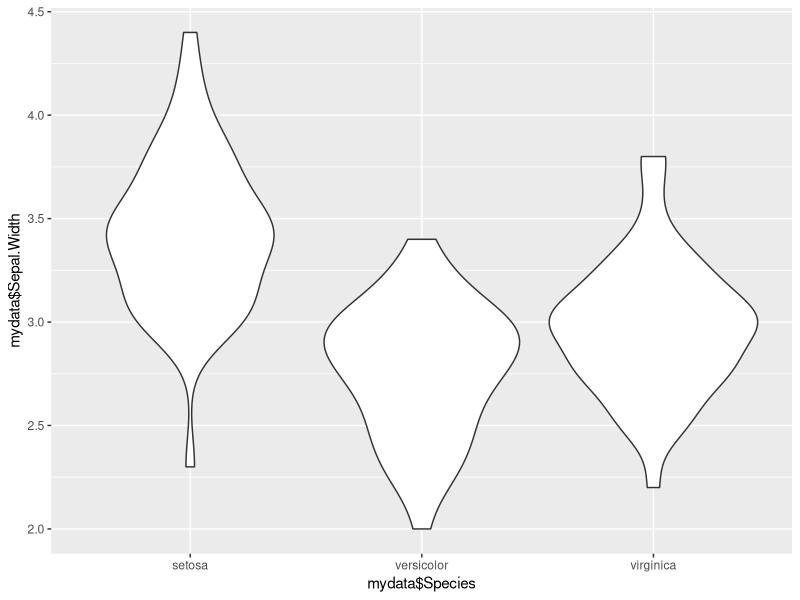

The R source for this figure:
## ---- chunk 1
mydata<-(iris)
## ---- chunk 2
class(mydata$Species)
## ---- chunk 3
median(mydata$Sepal.Width)
## ---- chunk 4
library(ggplot2)
p <- ggplot(mydata, aes(x=mydata$Species, y=mydata$Sepal.Width)) + 
  geom_violin()
  print(p)
## ---- chunk 5
myanswer <- "(The MIT license is considered to be more permissive meaning that there isn't a lot that the developer has to do besides cite the MIT licnese. The GPLV3 license on the other hand is more restrictive which means the devoloper has to make any changes he makes to the code be open sourced. If you want to make it difficult for people to use your code then you can use the GPLV3 license whereas if you only want your name to be included, you can use the MIT license. GPLV3 is a copyleft license which reqiures more conditions be met than the MIT license such as disclosure of source, license and copyright notice and same license (file), whereas MIT licnese conditons only requre a license and copyright notice. Both MIT License and GPLV3 permit commercial use, distribution modification and private use, howerver GPLV3 also permits patent use and MIT license does not. In terms of limitations, both licenses have liability and warranty)"
## ---- chunk 6
nchar(myanswer)
## ---- chunk 7
gsub("MIT", "Massachusetts Institute of Technology", gsub("GPLV3", "General Public License", myanswer))
## ---- chunk 8
cat("
<style>
h1 {
    background-color: #990000;
    color:#FFF;
    text-align:center;
}
h2 {
   background-color:#f3d6d6;
   text-align:center;
   color:#333
}
h3 {
   margin-left:-5px;
   color:#333
}

</style>
")
